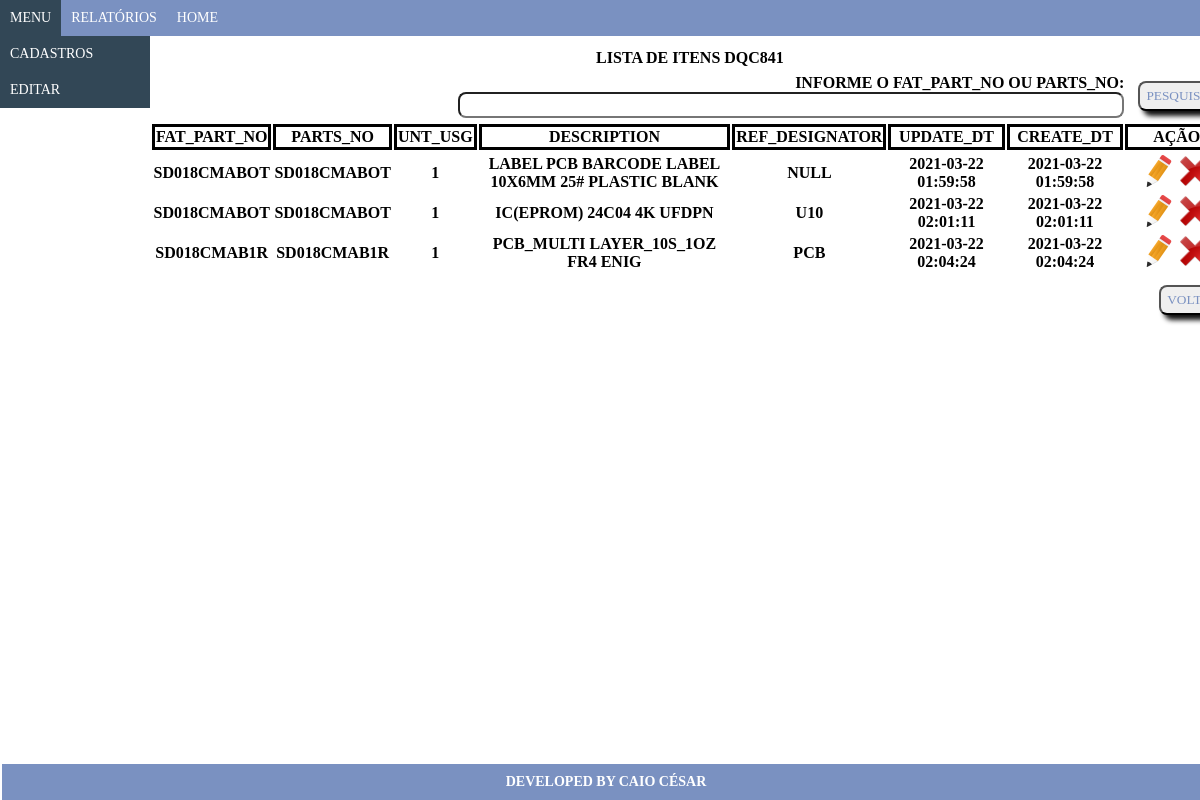
Screenshot of /view/listDqc841.php with the database file from the repository.
### tables this page shows
CREATE TABLE `dqc841` (
  `ID` int(11) NOT NULL,
  `FAT_PART_NO` int(11) NOT NULL,
  `PARTS_NO` varchar(15) NOT NULL,
  `UNT_USG` int(11) NOT NULL,
  `DESCRIPTION` longtext NOT NULL,
  `REF_DESIGNATOR` longtext DEFAULT NULL,
  `UPDATE_DT` datetime NOT NULL,
  `CREATE_DT` datetime NOT NULL
);

CREATE TABLE `dqc84` (
  `ID` int(11) NOT NULL,
  `MODEL` int(11) NOT NULL,
  `FAT_PART_NO` varchar(15) NOT NULL,
  `TOTAL_LOCATION` int(11) NOT NULL,
  `UPDATE_DT` datetime NOT NULL,
  `CREATE_DT` datetime NOT NULL
);

### conexao/conexao.php (called while the page is built, shortened)
<?php
function pegarConexao(){
	$conexao = new mysqli("localhost", "root", "", "testecalcomp");
	return $conexao;
}
?>

### functions/funcoes.php (the view, shortened to what this page needs)
<?php
require_once "../conexao/conexao.php";
function pesquisaTodosDqc841(){
	$sql = "select A.id, A.FAT_PART_NO, B.FAT_PART_NO, A.UNT_USG, A.DESCRIPTION, A.REF_DESIGNATOR, A.UPDATE_DT, A.CREATE_DT
	from dqc841 A
	inner join dqc84 B
	on b.ID = a.FAT_PART_NO
	order by a.ID;";
	$query = mysqli_query(pegarConexao(),$sql);
	while ($dados = mysqli_fetch_array($query)){
		$codigo = $dados['id'];
		$FAT_PART_NO = $dados['FAT_PART_NO'];
		$PARTS_NO = $dados['FAT_PART_NO'];
		$UNT_USG = $dados['UNT_USG'];
		$DESCRIPTION = $dados['DESCRIPTION'];
		$REF_DESIGNATOR = $dados['REF_DESIGNATOR'];
		$UPDATE_DT = $dados['UPDATE_DT'];
		$CREATE_DT = $dados['CREATE_DT'];
		echo ("<tr>
				<td class='td'>".$FAT_PART_NO."</td>
				<td class='td'>".$PARTS_NO."</td>
				<td class='td'>".$UNT_USG."</td>
				<td class='td'>".$DESCRIPTION."</td>
				<td class='td'>".$REF_DESIGNATOR."</td>
				<td class='td'>".$UPDATE_DT."</td>
				<td class='td'>".$CREATE_DT."</td>
				<form action='' method='POST'>
				<td colspan='2' class='td'><a href='../view/alterarDqc841.php?acao=Alterar&idDqc841=".$codigo."'><img src='../imagens/bt_editar.png' title='Editar dados do Item' name='Alterar' border='0'></a>
				<a href='../controller/controller_dropDqc841.php?idDqc841=".$codigo."'><img src='../imagens/bt_dropar.png' title='Excluir do sistema' border='0'></a></td></tr>");
	}
}
?>

### view/listDqc841.php (shortened to what this page needs)
<?php
include "../functions/funcoes.php";
?>
<!DOCTYPE html>
<html>
<head>
	<link rel="stylesheet" type="text/css" href="../css/css_listar.css">
</head>
<body>
	<?php
	require_once 'cabecalho.php';
	?>
	<form class="form" name="formlistarfuncionarios" action="" method="post" accept-charset="utf-8">
		<table>
			<thead>
				<tr>
					<th colspan="9">LISTA DE ITENS DQC841</th>
				</tr>
			</thead>
			<tbody>
				<tr align="right">
					<td colspan="8">
						<label>INFORME O FAT_PART_NO OU PARTS_NO:</label>
						<input type="text" class="input" name="txtpesqdqc841" size="70" autofocus="txtpesqdqc841">
					</td>
					<td><input class="button" type="submit" name="btpesqdqc841" value="PESQUISAR"></td>
				</tr>
				<tr>
					<td class="tdcenter">FAT_PART_NO</td>
					<td class="tdcenter">PARTS_NO</td>
					<td class="tdcenter">UNT_USG</td>
					<td class="tdcenter">DESCRIPTION</td>
					<td class="tdcenter">REF_DESIGNATOR</td>
					<td class="tdcenter">UPDATE_DT</td>
					<td class="tdcenter">CREATE_DT</td>
					<td colspan="2" class="tdcenter">AÇÃO</td>
				</tr>
				<tr>
					<?php
					if(isset($_POST['btpesqdqc841'])){
						$funnome = $_POST['txtpesqdqc841'];
						pesquisadQC841ByLikeNome($funnome);
					}else{
						pesquisaTodosDqc841();
					}
					?>
				</tr>
			</tbody>
			<footer>
				<tfoot>
					<tr align="right"><td colspan="9"><input class="button" type="button" name="Voltar" value="VOLTAR" onclick="location='http:Index.php';"></td></tr>
				</tfoot>
			</footer>
		</table>
	</form>
	<?php
	require_once 'rodape.php';
	?>
</body>
</html>

### view/cabecalho.php (shortened to what this page needs)
<!DOCTYPE html>
<html>
<head>
    <link type="text/css" rel="stylesheet" href="../css/css_cabecalho.css">
</head>
<body class="body">
    <div class="div">
        <ul class="menu clearfix">
            <li><a>Menu</a>
                <ul class="sub-menu clearfix">
                    <li><a>Cadastros</a>
                    </li>
                    <li><a>Editar</a>
                    </li>
                </ul>
            </li>
            <li><a>Relatórios</a>
            </li>
            <li><a href="http:Index.php">Home</a></li>
        </ul>
    </div>
</body>
</html>

### view/rodape.php (shortened to what this page needs)
<!DOCTYPE html>
<html>
<head>
    <link type="text/css" rel="stylesheet" href="../css/css_rodape.css">
</head>
<body>
    <form>
        <table>
            <footer>
                <th class="th">Developed By Caio César</th>
            </footer>
        </table>
    </form>
</body>
</html>

### css/css_listar.css (style rules this page uses)
.form { margin: 10px 150px 0px; width: 90%; }
.td { text-align: center; }
.tdcenter { text-align: center; border: solid; }
td { font-weight: bold;//deixa a fonte em negrito }
.input { border-radius: 8px; height: 20px; background: none; font-weight: bold; font-size: 15px; }
.button { color: #7a91c1; font-family: "Comic Sans MS"; margin-top: 10px; margin-bottom: 10px; margin-left: 10px; float: right; border-radius: 8px; height: 30px; box-shadow: 5px 5px 5px #111; }

### css/css_cabecalho.css (style rules this page uses)
body, .menu, .sub-menu { font-family: "Comic Sans MS"; margin: 0; padding: 0; }
.body { background-size: cover; }
.div { width: 100%; }
.clearfix:after { content: '.'; display: block; clear:both; height: 0; line-height: 0; font-size: 0; visibility: hidden; overflow: hidden; }
.menu, .sub-menu { list-style: none; background-color: #7a91c1; }
.sub-menu { background-color: #324756; }
.menu a { text-decoration: none; display: block; padding: 10px; color: #fff; font-family: "Comic Sans MS"; font-size: 14px; text-transform: uppercase; text-align: left; }
.menu li { position: relative; }
.menu > li { float: left; }
.sub-menu { display: none; position: absolute; min-width: 150px; }

### css/css_rodape.css (style rules this page uses)
.th { width:99%; font-family: "Comic Sans MS"; position:absolute; clear: both; padding: 10px; bottom:0; background: #7a91c1; color: #fff; font-size: 14px; text-transform: uppercase; }
footer { position: fixed; bottom: 0; display: flex; justify-content: flex-end; }

### rows the page displays
dqc841: FAT_PART_NO.FAT_PART_NO "SD018CMABOT", UNT_USG "1", DESCRIPTION "LABEL PCB BARCODE LABEL 10X6MM 25# PLASTIC BLANK", REF_DESIGNATOR "NULL", UPDATE_DT "2021-03-22 01:59:58", CREATE_DT "2021-03-22 01:59:58"
dqc841: FAT_PART_NO.FAT_PART_NO "SD018CMABOT", UNT_USG "1", DESCRIPTION "IC(EPROM) 24C04 4K UFDPN", REF_DESIGNATOR "U10", UPDATE_DT "2021-03-22 02:01:11", CREATE_DT "2021-03-22 02:01:11"
dqc841: FAT_PART_NO.FAT_PART_NO "SD018CMAB1R", UNT_USG "1", DESCRIPTION "PCB_MULTI LAYER_10S_1OZ FR4 ENIG", REF_DESIGNATOR "PCB", UPDATE_DT "2021-03-22 02:04:24", CREATE_DT "2021-03-22 02:04:24"
